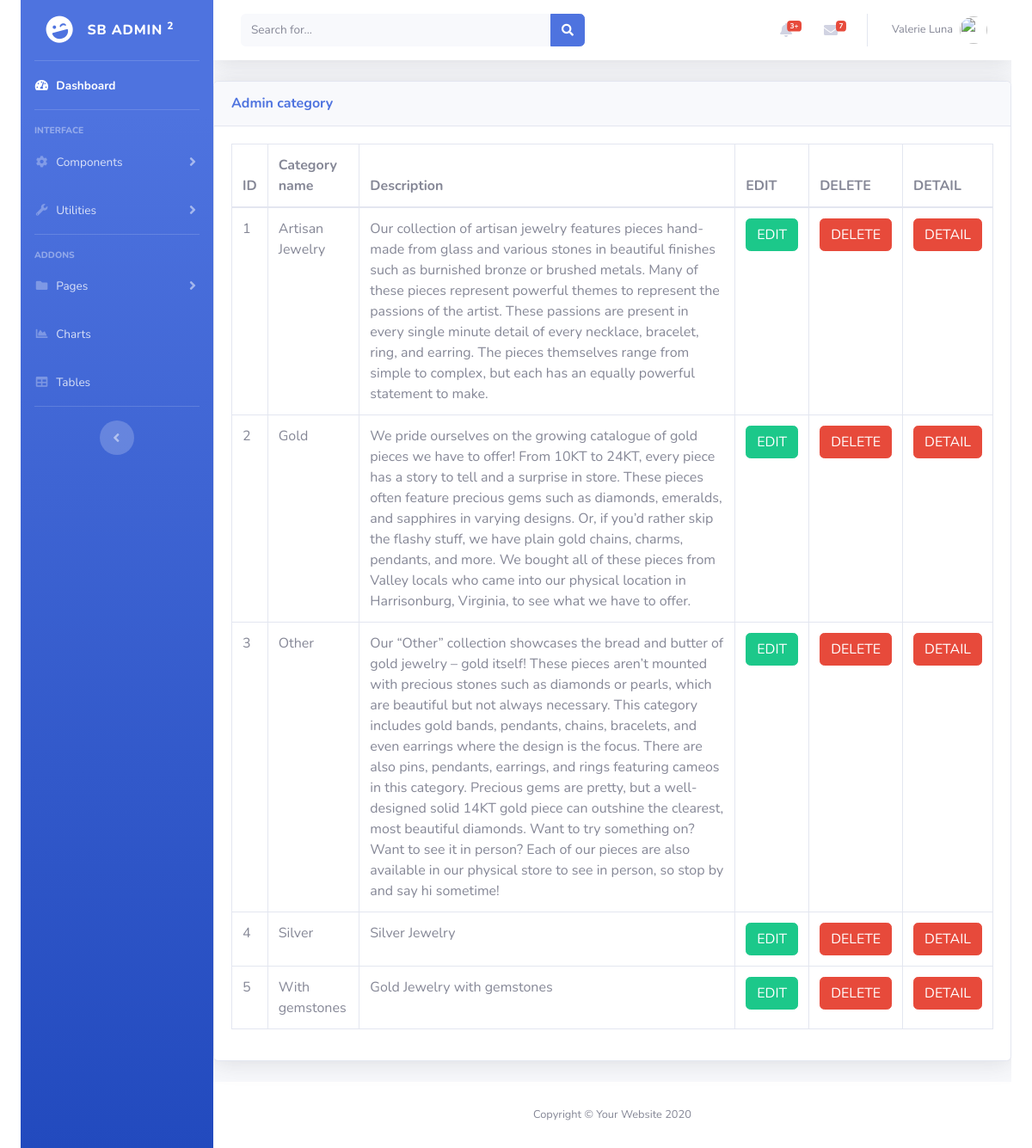
Screenshot of /admin/admin_category.php with the database file from the repository.
### tables this page shows
CREATE TABLE IF NOT EXISTS category_detail (
  category_detail_id int(11) NOT NULL AUTO_INCREMENT,
  category_name varchar(128) NOT NULL,
  Category_content text NOT NULL,
  PRIMARY KEY (category_detail_id)
);

### admin/admin_category.php (the view, shortened to what this page needs)
<!DOCTYPE html>
<html lang="en">
<head>
  <link rel="stylesheet" href="css/style.css">
  <link href="vendor/fontawesome-free/css/all.min.css" rel="stylesheet" type="text/css">
  <link href="css/sb-admin-2.min.css" rel="stylesheet">
</head>
<body>
<div class="container-fluid">
  <div id="wrapper">
    <?php include("include/navbar.php");?>
    <div id="content-wrapper" class="d-flex flex-column">
      <div id="content">
        <?php include('include/topbar.php');?>
        <div class="card shadow mb-4">
          <div class="card-header py-3">
            <h6 class="m-0 font-weight-bold text-primary">Admin category</h6>
          </div>
          <div class="card-body">
            <div class="table-responsive">
              <?php
                $conn = mysqli_connect("localhost", "root", "", "thecoingiftshop");
                $query = "SELECT * FROM category_detail";
                $query_run = mysqli_query($conn, $query);
              ?>
              <table class="table table-bordered" id="dataTable" width="100%" cellspacing="0">
                <thead>
                  <tr>
                      <th> ID </th>
                      <th> Category name </th>
                      <th> Description </th>
                      <th> EDIT</th>
                      <th> DELETE</th>
                      <th> DETAIL</th>
                  </tr>
                </thead>
                <tbody>
                <?php
                if(mysqli_num_rows($query_run) > 0)
                {
                    while($row = mysqli_fetch_assoc($query_run))
                    {
                      ?>
                  <tr>
                    <td><?php  echo $row['category_detail_id']; ?></td>
                    <td><?php  echo $row['category_name']; ?></td>
                    <td><?php  echo $row['Category_content']; ?></td>
                    <td>
                        <form action="product_admin_edit.php" method="post">
                            <button  type="submit" name="edit_category_btn" class="btn btn-success"> EDIT</button>
                        </form>
                    </td>
                    <td>
                        <form action="code.php" method="post">
                          <button type="submit" name="delete_category_btn" class="btn btn-danger"> DELETE</button>
                        </form>
                    </td>
                    <td>
                        <form action="code.php" method="post">
                          <button type="submit" name="Detail_category_btn" class="btn btn-danger"> DETAIL</button>
                        </form>
                    </td>
                  </tr>
                  <?php
                    }
                }
                else {
                    echo "No Record Found";
                }
                ?>
                </tbody>
              </table>
            </div>
          </div>
        </div>
</div>
  <footer class="sticky-footer bg-white">
    <div class="container my-auto">
      <div class="copyright text-center my-auto">
        <span>Copyright &copy; Your Website 2020</span>
      </div>
    </div>
  </footer>
</div>
</body>
</html>

### rows the page displays
category_detail: category_detail_id "1", category_name "Artisan Jewelry", Category_content "Our collection of artisan jewelry features pieces hand-made from glass and various stones in beautiful finishes such as burnished bronze or brushed metals. Many of these pieces represent powerful themes to represent the passions of the artist. These passions are present in every single minute detail of every necklace, bracelet, ring, and earring. The pieces themselves range from simple to complex, but each has an equally powerful statement to make."
category_detail: category_detail_id "2", category_name "Gold", Category_content "We pride ourselves on the growing catalogue of gold pieces we have to offer! From 10KT to 24KT, every piece has a story to tell and a surprise in store. These pieces often feature precious gems such as diamonds, emeralds, and sapphires in varying designs. Or, if you’d rather skip the flashy stuff, we have plain gold chains, charms, pendants, and more. We bought all of these pieces from Valley locals who came into our physical location in Harrisonburg, Virginia, to see what we have to offer."
category_detail: category_detail_id "3", category_name "Other", Category_content "Our “Other” collection showcases the bread and butter of gold jewelry – gold itself! These pieces aren’t mounted with precious stones such as diamonds or pearls, which are beautiful but not always necessary. This category includes gold bands, pendants, chains, bracelets, and even earrings where the design is the focus. There are also pins, pendants, earrings, and rings featuring cameos in this category. Precious gems are pretty, but a well-designed solid 14KT gold piece can outshine the clearest, most beautiful diamonds. Want to try something on? Want to see it in person? Each of our pieces are also available in our physical store to see in person, so stop by and say hi sometime!"
category_detail: category_detail_id "4", category_name "Silver", Category_content "Silver Jewelry"
category_detail: category_detail_id "5", category_name "With gemstones", Category_content "Gold Jewelry with gemstones"
